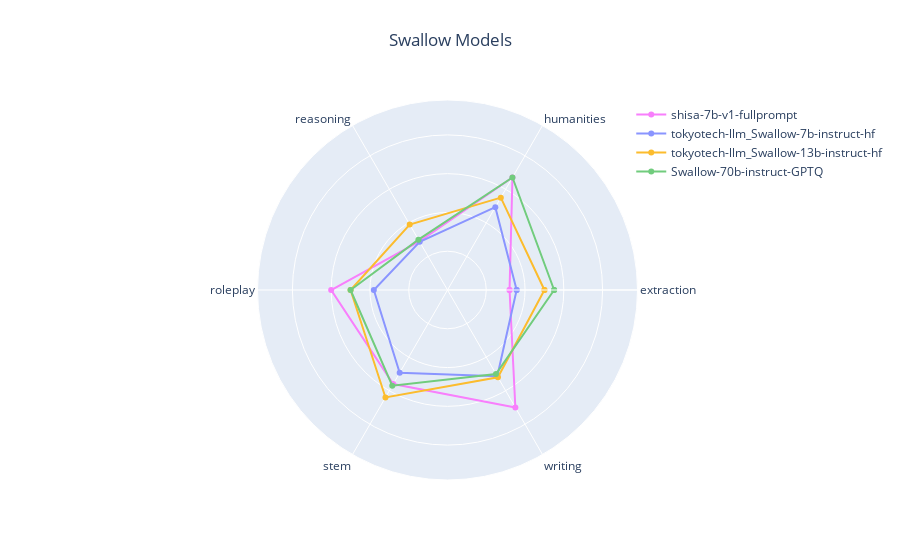

Source (notebook cell):
### Code cell
plot_radar(df, 'Swallow Models',
[
    ('shisa-7b-v1-fullprompt', '#f87ffc'),
    ('tokyotech-llm_Swallow-7b-instruct-hf', '#8a95ff'),
    ('tokyotech-llm_Swallow-13b-instruct-hf', '#fcbc2d'),
    ('Swallow-70b-instruct-GPTQ', '#71cc7d'),
])

### Figure 1 — Plotly figure (JSON) as saved in the notebook; plotly's stock layout.template omitted (floating-point values rounded to 4 significant figures)
{"data": [{"line": {"color": "#f87ffc"}, "name": "shisa-7b-v1-fullprompt", "r": [3.2, 6.7, 2.9, 6, 5.6, 7, 3.2], "theta": ["extraction", "humanities", "reasoning", "roleplay", "stem", "writing", "extraction"], "type": "scatterpolar"}, {"line": {"color": "#8a95ff"}, "name": "tokyotech-llm_Swallow-7b-instruct-hf", "r": [3.567, 4.933, 2.867, 3.8, 4.933, 5.133, 3.567], "theta": ["extraction", "humanities", "reasoning", "roleplay", "stem", "writing", "extraction"], "type": "scatterpolar"}, {"line": {"color": "#fcbc2d"}, "name": "tokyotech-llm_Swallow-13b-instruct-hf", "r": [5, 5.5, 3.9, 5, 6.4, 5.2, 5], "theta": ["extraction", "humanities", "reasoning", "roleplay", "stem", "writing", "extraction"], "type": "scatterpolar"}, {"line": {"color": "#71cc7d"}, "name": "Swallow-70b-instruct-GPTQ", "r": [5.5, 6.7, 3, 5, 5.7, 5, 5.5], "theta": ["extraction", "humanities", "reasoning", "roleplay", "stem", "writing", "extraction"], "type": "scatterpolar"}], "layout": {"autosize": true, "legend": {"orientation": "v", "x": 0.75, "y": 1}, "polar": {"angularaxis": {"type": "category"}, "radialaxis": {"autorange": false, "nticks": 5, "range": [0, 9.8], "showticklabels": false, "type": "linear", "visible": true}}, "showlegend": true, "title": {"text": "Swallow Models", "x": 0.5, "xanchor": "center", "y": 0.94, "yanchor": "top"}}}
